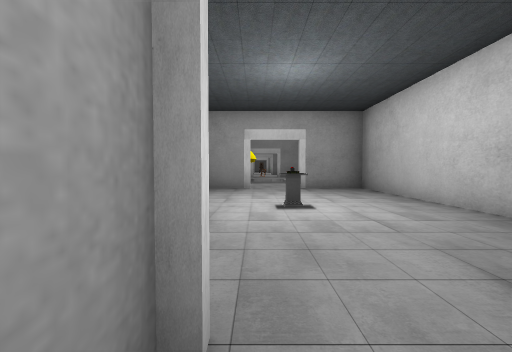
[1] (above)

20 first-person views from a walk through a Unity game level. The camera is 1.4 m above the floor, tilts 2° down and sees 90° across. The floor is counted in squares, 2 m on a side. Each view is taken from the middle of a square. On the plan, view 1 faces up. The plan holds only what a view shows up to about 9 squares ahead; the rest is blank. The place goes on beyond the plan. The player character is not drawn. Some animated figures are not drawn. Door leaves are left out, so doorways stand open.

[2]
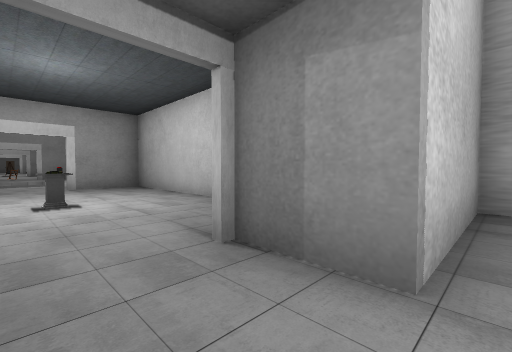

[3]
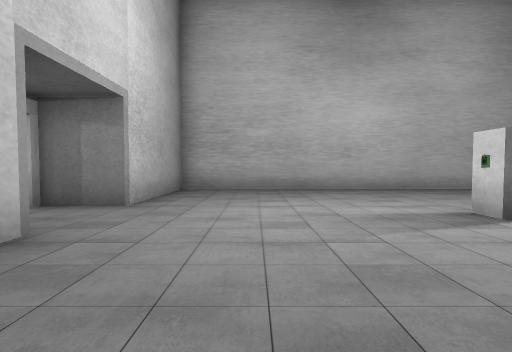

[4]
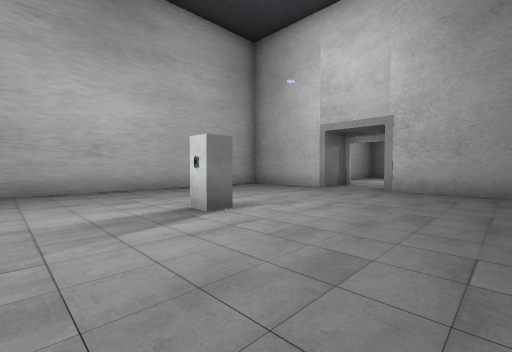

[5]
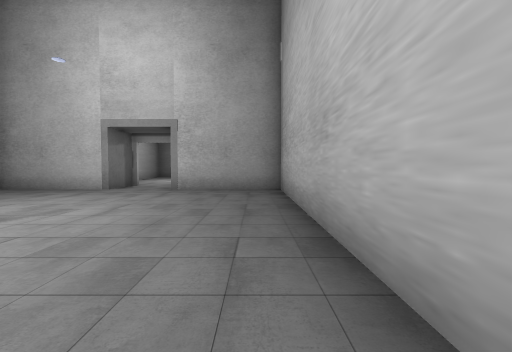

[6]
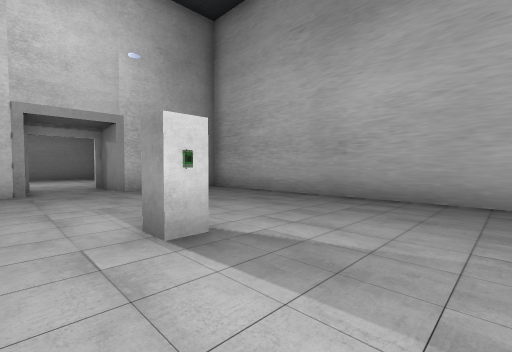

[7]
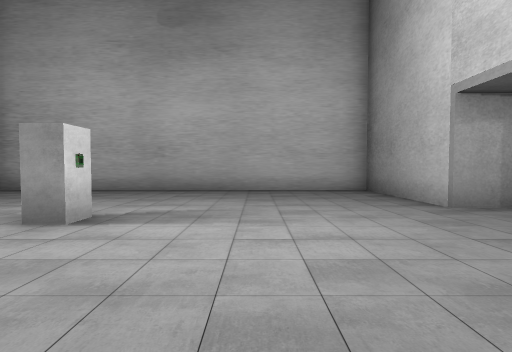

[8]
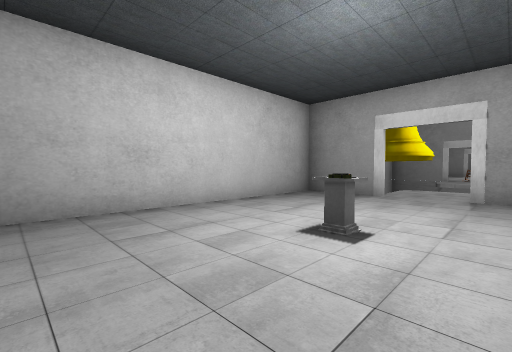

[9]
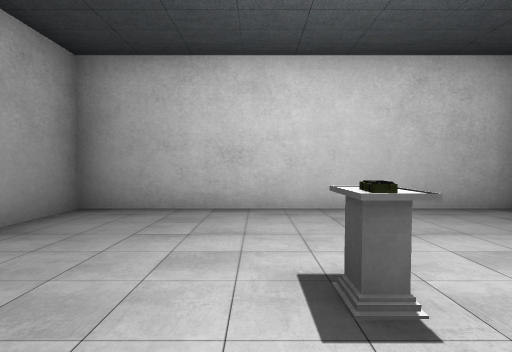

[10]
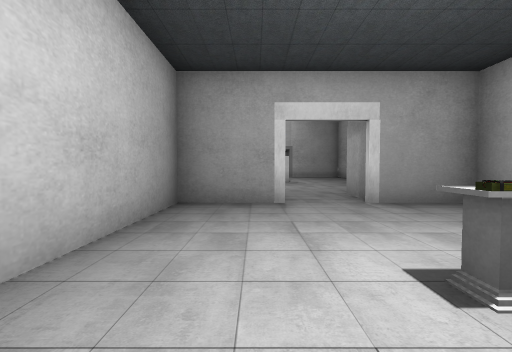

[11]
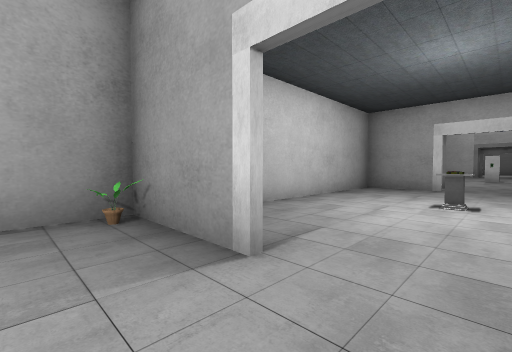

[12]
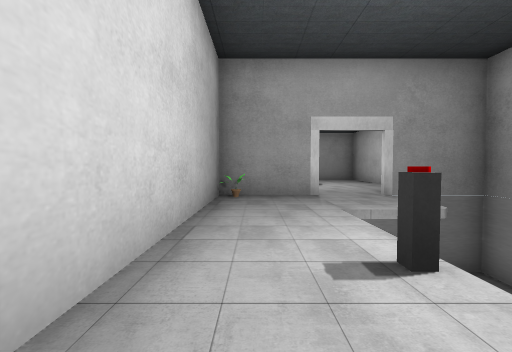

[13]
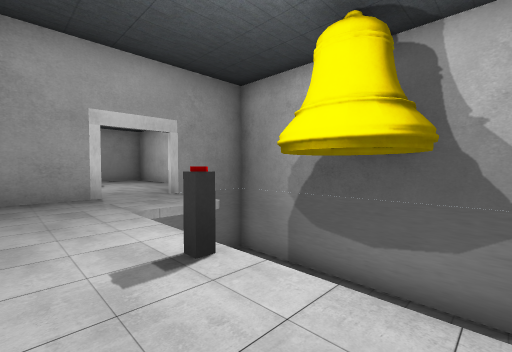

[14]
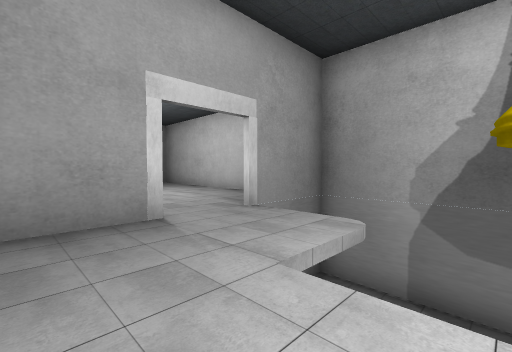

[15]
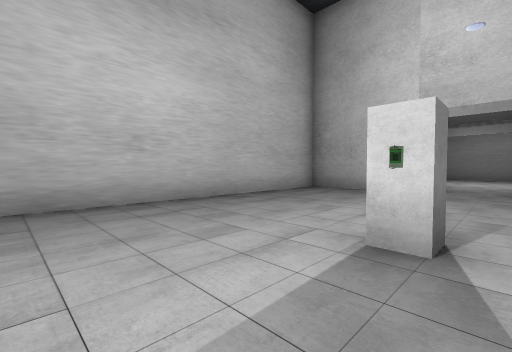

[16]
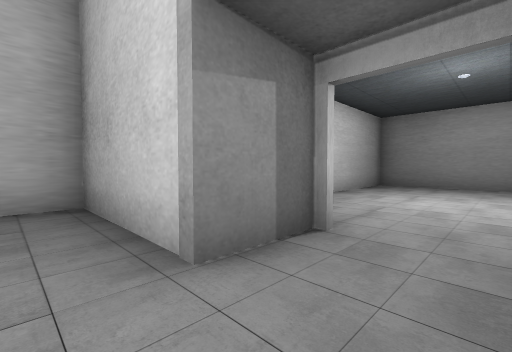

[17]
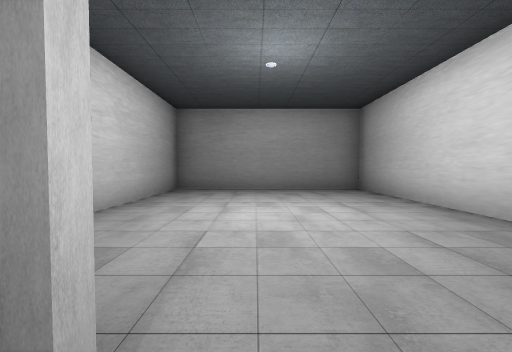

[18]
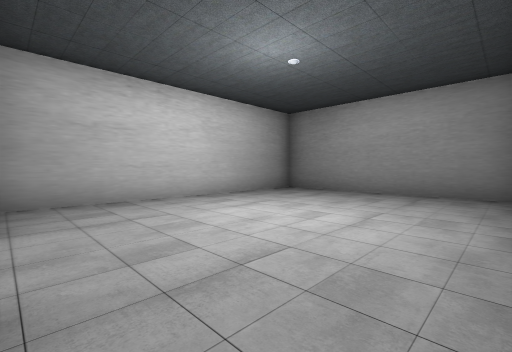

[19]
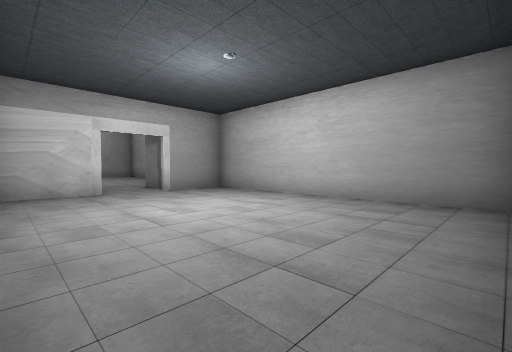

[20]
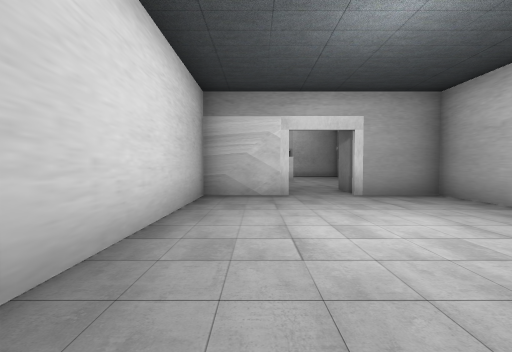

### Floor plan
Key: @ floor where view 1 was taken; # wall or solid block; . floor; D open door; v drop or lower ground; O other object.
Columns run from 4 left of view 1 to 5 right of it. Each row starts with its distance up from view 1.
 15  #v    .
 14  #vvv ..#
 13  #v v O.#
 12  #vvv ..#
 11  #v vv..#
 10  #v ....#
  9  ##vDD#O#
  8  #......#
  7  #......#
  6  #......#
  5  #...O..#
  4  #......#
  3  #......#
  2  #......#
  1  ###DD###
  0 ####@.####
 -1 #........#
 -2 #........#
 -3 #........#
 -4 #........#
 -5 #........#
 -6 #........#
 -7 #....O...#
 -8 #........#
 -9 #........#
-10 #........#
-11 #........#
-12 ####..####
-13  ###..###
-14  #..DD..#
-15  #......#
-16  #......#
-17  #......#
-18  #......#
-19  #......#
-20  #......#
-21  #......#
-22  ########

Positions as (right, up) in squares from view 1, and headings:
1: (0, 0), facing up
2: (0, -1), facing up-right
3: (-3, -3), facing right
4: (-3, -4), facing down-right
5: (-3, -4), facing down
6: (2, -4), facing down-left
7: (4, -4), facing left
8: (2, 2), facing up-left
9: (2, 4), facing left
10: (2, 6), facing down
11: (0, 10), facing down-right
12: (3, 15), facing down
13: (3, 15), facing down-left
14: (3, 12), facing down-left
15: (0, -4), facing down-right
16: (0, -11), facing down-right
17: (1, -13), facing down
18: (-2, -14), facing down-right
19: (-2, -21), facing up-right
20: (-1, -20), facing up
